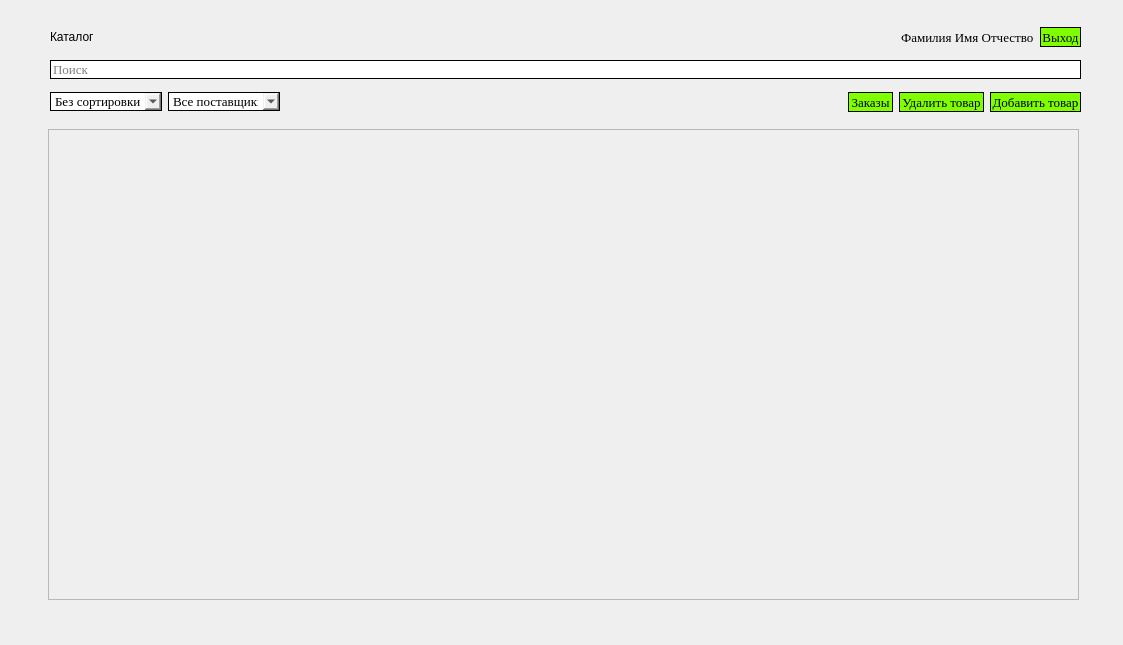
<?xml version="1.0" encoding="UTF-8"?>
<ui version="4.0">
 <class>List_of_products</class>
 <widget class="QMainWindow" name="List_of_products">
  <property name="geometry">
   <rect>
    <x>0</x>
    <y>0</y>
    <width>1123</width>
    <height>645</height>
   </rect>
  </property>
  <property name="minimumSize">
   <size>
    <width>0</width>
    <height>0</height>
   </size>
  </property>
  <property name="windowTitle">
   <string>MainWindow</string>
  </property>
  <widget class="QWidget" name="centralwidget">
   <widget class="QLabel" name="logo_label">
    <property name="geometry">
     <rect>
      <x>10</x>
      <y>10</y>
      <width>71</width>
      <height>61</height>
     </rect>
    </property>
    <property name="text">
     <string/>
    </property>
    <property name="pixmap">
     <pixmap>../PycharmProjects/DemoExam/presentation/Desktop/import/Icon.png</pixmap>
    </property>
    <property name="scaledContents">
     <bool>true</bool>
    </property>
   </widget>
   <widget class="QWidget" name="verticalLayoutWidget">
    <property name="geometry">
     <rect>
      <x>50</x>
      <y>20</y>
      <width>1031</width>
      <height>101</height>
     </rect>
    </property>
    <layout class="QVBoxLayout" name="verticalLayout_3">
     <item>
      <layout class="QHBoxLayout" name="horizontalLayout_7">
       <item>
        <widget class="QLabel" name="catalog_label">
         <property name="text">
          <string>Каталог</string>
         </property>
        </widget>
       </item>
       <item>
        <spacer name="horizontalSpacer_4">
         <property name="orientation">
          <enum>Qt::Orientation::Horizontal</enum>
         </property>
         <property name="sizeHint" stdset="0">
          <size>
           <width>40</width>
           <height>20</height>
          </size>
         </property>
        </spacer>
       </item>
       <item>
        <widget class="QLabel" name="user_fio">
         <property name="font">
          <font>
           <family>Times New Roman</family>
           <pointsize>10</pointsize>
          </font>
         </property>
         <property name="text">
          <string>Фамилия Имя Отчество</string>
         </property>
        </widget>
       </item>
       <item>
        <widget class="QPushButton" name="logout_button">
         <property name="minimumSize">
          <size>
           <width>41</width>
           <height>20</height>
          </size>
         </property>
         <property name="font">
          <font>
           <family>Times New Roman</family>
           <pointsize>10</pointsize>
          </font>
         </property>
         <property name="styleSheet">
          <string notr="true">#logout_button {
    background-color: #7FFF00;
    border: 1px solid black;
}

#logout_button:hover {
    background-color: #00FA9A;
}</string>
         </property>
         <property name="text">
          <string>Выход</string>
         </property>
        </widget>
       </item>
      </layout>
     </item>
     <item>
      <layout class="QHBoxLayout" name="horizontalLayout_5">
       <item>
        <widget class="QLineEdit" name="search_input">
         <property name="font">
          <font>
           <family>Times New Roman</family>
           <pointsize>10</pointsize>
          </font>
         </property>
         <property name="styleSheet">
          <string notr="true">#search_input {
    border: 1px solid black;
}

#search_input:hover {
    border-color: #00FA9A;
}</string>
         </property>
         <property name="text">
          <string/>
         </property>
         <property name="placeholderText">
          <string>Поиск</string>
         </property>
        </widget>
       </item>
      </layout>
     </item>
     <item>
      <layout class="QHBoxLayout" name="horizontalLayout_6">
       <item>
        <widget class="QComboBox" name="sort_input">
         <property name="font">
          <font>
           <family>Times New Roman</family>
           <pointsize>10</pointsize>
          </font>
         </property>
         <property name="styleSheet">
          <string notr="true">#sort_input {
    border: 1px solid black;
}

#sort_input:hover {
    border-color: #00FA9A;
}</string>
         </property>
         <property name="currentText">
          <string>Без сортировки</string>
         </property>
         <item>
          <property name="text">
           <string>Без сортировки</string>
          </property>
         </item>
         <item>
          <property name="text">
           <string>По возрастанию</string>
          </property>
         </item>
         <item>
          <property name="text">
           <string>По убыванию</string>
          </property>
         </item>
        </widget>
       </item>
       <item>
        <widget class="QComboBox" name="provider_input">
         <property name="font">
          <font>
           <family>Times New Roman</family>
           <pointsize>10</pointsize>
          </font>
         </property>
         <property name="styleSheet">
          <string notr="true">#provider_input {
    border: 1px solid black;
}

#provider_input:hover {
    border-color: #00FA9A;
}</string>
         </property>
         <item>
          <property name="text">
           <string>Все поставщики</string>
          </property>
         </item>
        </widget>
       </item>
       <item>
        <spacer name="horizontalSpacer_2">
         <property name="orientation">
          <enum>Qt::Orientation::Horizontal</enum>
         </property>
         <property name="sizeHint" stdset="0">
          <size>
           <width>40</width>
           <height>20</height>
          </size>
         </property>
        </spacer>
       </item>
       <item>
        <widget class="QPushButton" name="order_button">
         <property name="minimumSize">
          <size>
           <width>45</width>
           <height>20</height>
          </size>
         </property>
         <property name="font">
          <font>
           <family>Times New Roman</family>
           <pointsize>10</pointsize>
          </font>
         </property>
         <property name="styleSheet">
          <string notr="true">#order_button {
    background-color: #7FFF00;
    border: 1px solid black;
}

#order_button:hover {
    background-color: #00FA9A;
}</string>
         </property>
         <property name="text">
          <string>Заказы</string>
         </property>
        </widget>
       </item>
       <item>
        <widget class="QPushButton" name="delete_product_button">
         <property name="minimumSize">
          <size>
           <width>85</width>
           <height>20</height>
          </size>
         </property>
         <property name="font">
          <font>
           <family>Times New Roman</family>
           <pointsize>10</pointsize>
          </font>
         </property>
         <property name="styleSheet">
          <string notr="true">#delete_product_button {
    background-color: #7FFF00;
    border: 1px solid black;
}

#delete_product_button:hover {
    background-color: #00FA9A;
}</string>
         </property>
         <property name="text">
          <string>Удалить товар</string>
         </property>
        </widget>
       </item>
       <item>
        <widget class="QPushButton" name="add_product_button">
         <property name="minimumSize">
          <size>
           <width>91</width>
           <height>20</height>
          </size>
         </property>
         <property name="font">
          <font>
           <family>Times New Roman</family>
           <pointsize>10</pointsize>
          </font>
         </property>
         <property name="styleSheet">
          <string notr="true">#add_product_button {
    background-color: #7FFF00;
    border: 1px solid black;
}

#add_product_button:hover {
    background-color: #00FA9A;
}</string>
         </property>
         <property name="text">
          <string>Добавить товар</string>
         </property>
        </widget>
       </item>
      </layout>
     </item>
    </layout>
   </widget>
   <widget class="QScrollArea" name="scrollArea">
    <property name="geometry">
     <rect>
      <x>48</x>
      <y>129</y>
      <width>1031</width>
      <height>471</height>
     </rect>
    </property>
    <property name="styleSheet">
     <string notr="true"/>
    </property>
    <property name="widgetResizable">
     <bool>true</bool>
    </property>
    <widget class="QWidget" name="scrollAreaWidgetContents">
     <property name="geometry">
      <rect>
       <x>0</x>
       <y>0</y>
       <width>1029</width>
       <height>469</height>
      </rect>
     </property>
     <layout class="QVBoxLayout" name="verticalLayout_4"/>
    </widget>
   </widget>
  </widget>
 </widget>
 <resources/>
 <connections/>
</ui>
